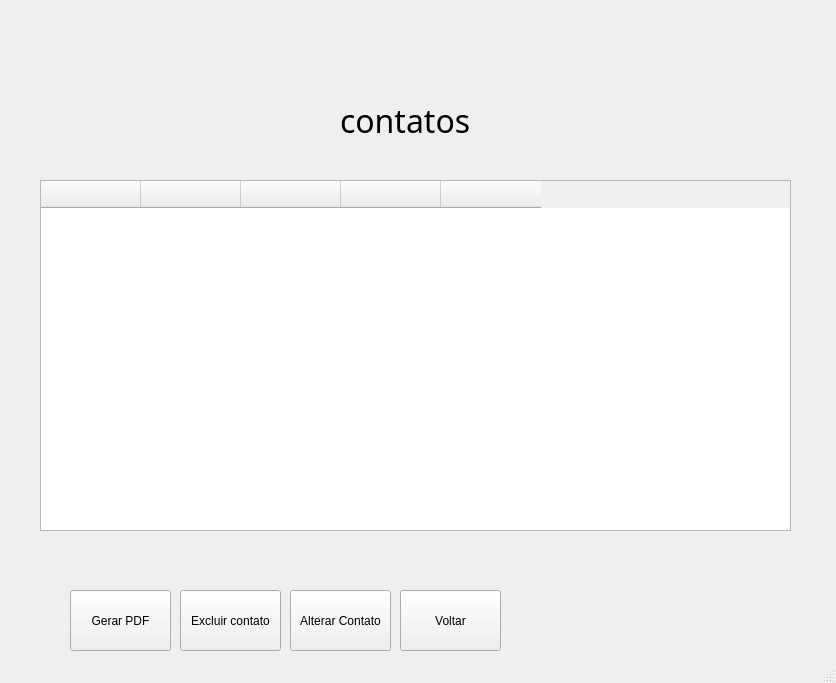
<?xml version="1.0" encoding="UTF-8"?>
<ui version="4.0">
 <class>MainWindow</class>
 <widget class="QMainWindow" name="MainWindow">
  <property name="geometry">
   <rect>
    <x>0</x>
    <y>0</y>
    <width>836</width>
    <height>683</height>
   </rect>
  </property>
  <property name="windowTitle">
   <string>MainWindow</string>
  </property>
  <widget class="QWidget" name="centralwidget">
   <widget class="QLabel" name="label">
    <property name="geometry">
     <rect>
      <x>340</x>
      <y>60</y>
      <width>301</width>
      <height>121</height>
     </rect>
    </property>
    <property name="font">
     <font>
      <family>Roman</family>
      <pointsize>24</pointsize>
     </font>
    </property>
    <property name="text">
     <string>contatos</string>
    </property>
   </widget>
   <widget class="QTableWidget" name="tabelaCtt">
    <property name="geometry">
     <rect>
      <x>40</x>
      <y>180</y>
      <width>751</width>
      <height>351</height>
     </rect>
    </property>
    <property name="font">
     <font>
      <family>Arial</family>
      <pointsize>14</pointsize>
     </font>
    </property>
    <column>
     <property name="text">
      <string/>
     </property>
    </column>
    <column>
     <property name="text">
      <string/>
     </property>
    </column>
    <column>
     <property name="text">
      <string/>
     </property>
    </column>
    <column>
     <property name="text">
      <string/>
     </property>
    </column>
    <column>
     <property name="text">
      <string/>
     </property>
    </column>
   </widget>
   <widget class="QPushButton" name="btnGerarPdf">
    <property name="geometry">
     <rect>
      <x>70</x>
      <y>590</y>
      <width>101</width>
      <height>61</height>
     </rect>
    </property>
    <property name="text">
     <string>Gerar PDF</string>
    </property>
   </widget>
   <widget class="QPushButton" name="btnEditar">
    <property name="geometry">
     <rect>
      <x>290</x>
      <y>590</y>
      <width>101</width>
      <height>61</height>
     </rect>
    </property>
    <property name="text">
     <string>Alterar Contato</string>
    </property>
   </widget>
   <widget class="QPushButton" name="btnExcluirCtt">
    <property name="geometry">
     <rect>
      <x>180</x>
      <y>590</y>
      <width>101</width>
      <height>61</height>
     </rect>
    </property>
    <property name="text">
     <string>Excluir contato</string>
    </property>
   </widget>
   <widget class="QPushButton" name="btnVoltar">
    <property name="geometry">
     <rect>
      <x>400</x>
      <y>590</y>
      <width>101</width>
      <height>61</height>
     </rect>
    </property>
    <property name="text">
     <string>Voltar</string>
    </property>
   </widget>
  </widget>
  <widget class="QMenuBar" name="menubar">
   <property name="geometry">
    <rect>
     <x>0</x>
     <y>0</y>
     <width>836</width>
     <height>21</height>
    </rect>
   </property>
  </widget>
  <widget class="QStatusBar" name="statusbar"/>
 </widget>
 <resources/>
 <connections/>
</ui>
